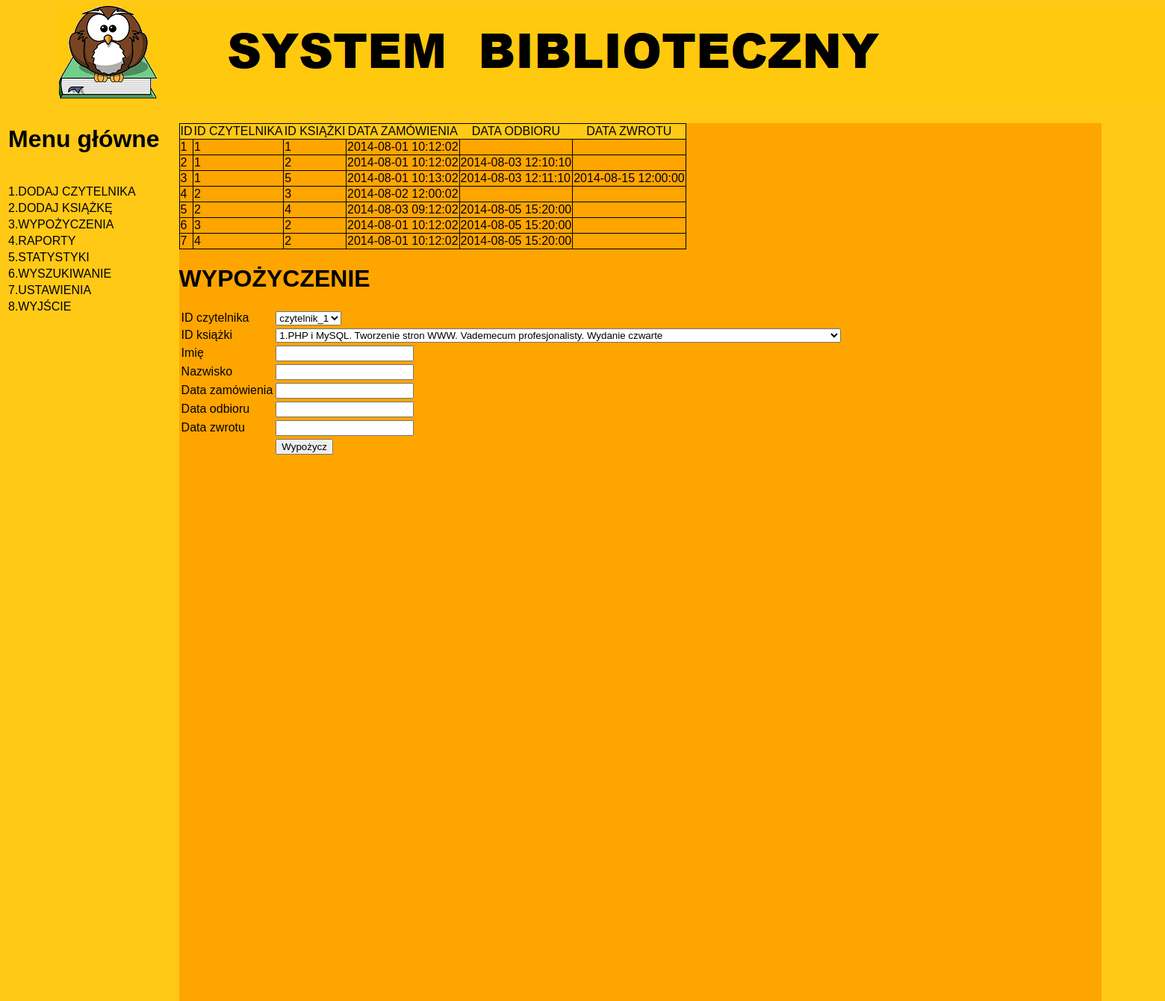
Page /Wypozyczenia.php on the committed database.
### tables this page shows
CREATE TABLE IF NOT EXISTS `zamowienie` (
`id_zamowienie` int(11) NOT NULL COMMENT 'Klucz główny przydzielony automatycznie',
  `id_czytelnik` int(11) NOT NULL COMMENT 'Klucz obcy z tabeli czytelnik',
  `id_ksiazka` int(11) NOT NULL COMMENT 'Klucz obcy z tabeli ksiazka',
  `data_zamowienia` datetime NOT NULL COMMENT 'Data złożenia zamówienia w bibliotece',
  `data_odbioru` datetime DEFAULT NULL COMMENT 'Data odbioru książki z biblioteki ',
  `data_zwrotu` datetime DEFAULT NULL COMMENT 'Data zwrotu książki do biblioteki'
);

### Wypozyczenia.php (the view, shortened to what this page needs)
<html>
	<head>
		<link rel = "stylesheet" type = "text/css" href = "biblioteka.css"/>
	</head>
	<body class = "index">
		<div id = "baner">
			<img src = "logo.png"/>
		</div>
		<div id = "lewa">
			<table>
			<tr>
			<td><h1>Menu główne</h1></br></td>
			</tr>
			<tr>
			<td><a href = "Czytelnik.php" id = "czytelnik">1.DODAJ CZYTELNIKA </a></td>
			</tr>
			<tr>
			<td><a href = "Ksiazka.php">2.DODAJ KSIĄŻKĘ</a></td>
			</tr>
			<tr>
			<td><a href = "Wypozyczenia.php">3.WYPOŻYCZENIA</a></td>
			</tr>
			<tr>
			<td><a href = "Raporty.php">4.RAPORTY</a></td>
			</tr>
			<tr>
			<td><a href = "Statystyka.php">5.STATYSTYKI</a></td>
			</tr>
			<tr>
			<td><a href = "Szukaj.php">6.WYSZUKIWANIE</a></td>
			</tr>
			<tr>
			<td><a href = "Ustawienia.php">7.USTAWIENIA</a></td>
			</tr>
			<tr>
			<td><a href = "Wyjscie.php">8.WYJŚCIE</a></td>
			</tr>
			</table>
	</div>
	<div class = "prawa">
	<?php
	$mysqli = new mysqli('localhost', 'root', 'zaq1@WSX', 'biblioteka');
	mysqli_select_db($mysqli, 'biblioteka');
	mysqli_query($mysqli, "SET NAMES 'utf8'");
	$wynik = mysqli_query($mysqli, "SELECT id_zamowienie, id_czytelnik, id_ksiazka, data_zamowienia, data_odbioru, data_zwrotu FROM `zamowienie`")
	or die('Błąd zapytania');
	if(mysqli_num_rows($wynik) > 0)
	{
		echo "<table class = 'brama'>";
		echo "<tr class = 'around'>";
		echo "<td>ID</td>";
		echo "<td>ID CZYTELNIKA</td>";
		echo "<td>ID KSIĄŻKI</td>";
		echo "<td>DATA ZAMÓWIENIA</td>";
		echo "<td>DATA ODBIORU</td>";
		echo "<td>DATA ZWROTU</td>";
		echo "</tr>";
		while($r = mysqli_fetch_assoc($wynik))
		{
			echo "<tr>";
			echo "<td class = 'brama'>".$r['id_zamowienie']."</td>";
			echo "<td class = 'brama'>".$r['id_czytelnik']."</td>";
			echo "<td class = 'brama'>".$r['id_ksiazka']."</td>";
			echo "<td class = 'brama'>".$r['data_zamowienia']."</td>";
			echo "<td class = 'brama'>".$r['data_odbioru']."</td>";
			echo "<td class = 'brama'>".$r['data_zwrotu']."</td>";
			echo "</tr>";
		}
		echo "</table>";
	}
	?>
		<h1>WYPOŻYCZENIE</h1>
		<form method = "POST"/>
		<table>
		<tr>
		<td>ID czytelnika</td> <td><select name = "id_czytelnik">
									<option value = "1">czytelnik_1</option>
		</select></td>
		</tr>
		<tr>
		<td>ID książki</td> <td><select name = "id_ksiazka">
									<option value = "1">1.PHP i MySQL. Tworzenie stron WWW. Vademecum profesjonalisty. Wydanie czwarte</option>
		</select></td>
		</tr>
		<tr>
		<td>Imię</td> <td><input type = "text" name = "imie"></td>
		</tr>
		<tr>
		<td>Nazwisko</td> <td><input type = "text" name = "nazwisko"></td>
		</tr>
		<tr>
		<td>Data zamówienia</td> <td><input type = "text" name = "data_zamowienia"></td>
		</tr>
		<tr>
		<td>Data odbioru</td> <td><input type = "text" name = "data_odbioru"></td>
		</tr>
		<tr>
		<td>Data zwrotu</td> <td><input type = "text" name = "data_zwrotu"></td>
		</tr>
		<tr>
		<td></td> <td><input type = "submit" name = "wyslij" value = "Wypożycz"></td>
		</tr>
		<tr>
		<td><p id = "zle_dobrze"></p></td>
		</tr>
		</table>
	</div>
	</body>
</html>

### biblioteka.css (style rules this page uses)
body.index { background-color:rgb(255, 201, 21); font-family: "Arial Narrow", Arial, sans-serif; }
img { margin-left:70px; }
#baner { width:100%; height:20%; }
#lewa { float:left; width:15%; height:80%; }
.prawa { background-color:orange; float:left; width:80%; height:150%; }
a:link { color: black; text-decoration: none; }
.around { -webkit-border-radius: 20px; -khtml-border-radius: 20px; -moz-border-radius: 20px; border-radius: 20px; background-color:rgb(255, 201, 21); text-align:center; }
.brama { border: 1px solid black; border-collapse: collapse; }

### rows in the picture
zamowienie: id_zamowienie "1", id_czytelnik "1", id_ksiazka "1", data_zamowienia "2014-08-01 10:12:02"
zamowienie: id_zamowienie "2", id_czytelnik "1", id_ksiazka "2", data_zamowienia "2014-08-01 10:12:02", data_odbioru "2014-08-03 12:10:10"
zamowienie: id_zamowienie "3", id_czytelnik "1", id_ksiazka "5", data_zamowienia "2014-08-01 10:13:02", data_odbioru "2014-08-03 12:11:10", data_zwrotu "2014-08-15 12:00:00"
zamowienie: id_zamowienie "4", id_czytelnik "2", id_ksiazka "3", data_zamowienia "2014-08-02 12:00:02"
zamowienie: id_zamowienie "5", id_czytelnik "2", id_ksiazka "4", data_zamowienia "2014-08-03 09:12:02", data_odbioru "2014-08-05 15:20:00"
zamowienie: id_zamowienie "6", id_czytelnik "3", id_ksiazka "2", data_zamowienia "2014-08-01 10:12:02", data_odbioru "2014-08-05 15:20:00"
zamowienie: id_zamowienie "7", id_czytelnik "4", id_ksiazka "2", data_zamowienia "2014-08-01 10:12:02", data_odbioru "2014-08-05 15:20:00"
